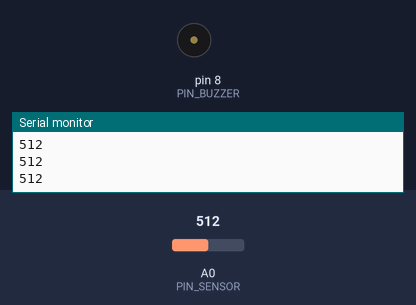
The sketch below on a simulated Arduino Uno, built with avr-gcc and run on an emulated ATmega328P. Parts: buzzer (waves = sounding, pin HIGH), the last lines printed to the serial monitor. The test bench sets the inputs (shaded band); at power-on: A0 (PIN_SENSOR) = 512. Pins used as bus, display or sensor lines are not drawn.

Above: at 1.2 s.
1.3 s: A0 (PIN_SENSOR) set to 716
At 2.77 s:
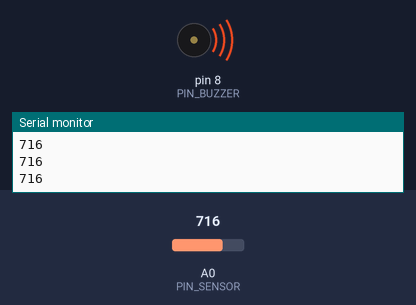
4.3 s: A0 (PIN_SENSOR) set to 306
At 5.6 s:
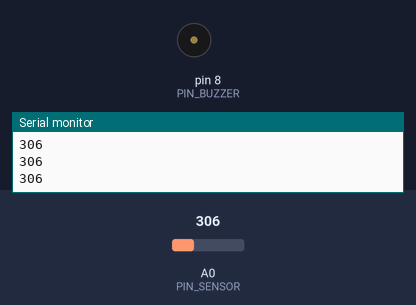
Timing chart, 0 to 13.3 s (numbered marks = the images above; inputs shaded):
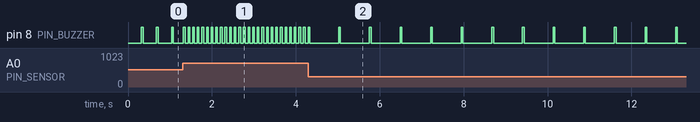

The sketch:

copa_vino.ino
```cpp
const int PIN_SENSOR = A0;   // S del sensor de agua
const int PIN_POWER  = 7;    // + del sensor de agua
const int PIN_BUZZER = 8;    // buzzer

unsigned long tLectura = 0;  // ultima vez que se leyo el sensor
unsigned long tBuzzer  = 0;  // ultimo cambio del buzzer
bool buzzerOn = false;
int v = 0;

void setup() {
  pinMode(PIN_POWER, OUTPUT);
  pinMode(PIN_BUZZER, OUTPUT);
  digitalWrite(PIN_POWER, HIGH);   // sensor siempre alimentado: respuesta inmediata
  digitalWrite(PIN_BUZZER, LOW);
  Serial.begin(9600);
}

void loop() {
  unsigned long ahora = millis();

  // ---- lectura cada 60 ms (unas 16 por segundo) ----
  if (ahora - tLectura >= 60) {
    tLectura = ahora;
    long s = 0;
    for (int i = 0; i < 5; i++) s += analogRead(PIN_SENSOR);
    v = s / 5;
    Serial.println(v);
  }

  // ---- buzzer en paralelo, sin frenar la lectura ----
  if (v < 300) {                       // copa vacia: silencio
    if (buzzerOn) { digitalWrite(PIN_BUZZER, LOW); buzzerOn = false; }
  } else {
    int pausa = map(constrain(v, 300, 650), 300, 650, 700, 70);
    if (buzzerOn && ahora - tBuzzer >= 40) {
      digitalWrite(PIN_BUZZER, LOW);  buzzerOn = false; tBuzzer = ahora;
    } else if (!buzzerOn && ahora - tBuzzer >= (unsigned long)pausa) {
      digitalWrite(PIN_BUZZER, HIGH); buzzerOn = true;  tBuzzer = ahora;
    }
  }
}
```

Measured:
- after the input at 1.3 s, pin 8 (PIN_BUZZER): alternates HIGH for 0.04 s and LOW for 0.07 s, starting at once
- after the input at 4.3 s, pin 8 (PIN_BUZZER): alternates HIGH for 0.04 s and LOW for 0.69 s, starting after 0.72 s
- by itself, pin 8 (PIN_BUZZER): alternates HIGH for 0.04 s and LOW for 0.32 s
